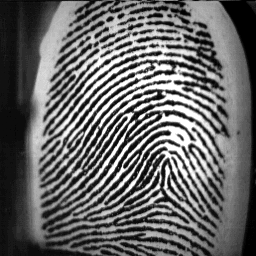
#> input picture FP DB (subset)/1_1.BMP, 256 x 256 px, found by its file name
$ python Binarizer.py
#> lines starting #> are read from the running program, lines starting #| are printed output that depends on the picture; after the words box and inside, x2 and y2 are one past the last pixel; in counts of white or black regions, pixels touching at a corner belong together
import cv2
import numpy as np

#-----------------------------
class Binarizer:
    def binarize(self, fpImg):
        retval, binImg = cv2.threshold(fpImg, 0, 255, cv2.THRESH_BINARY | cv2.THRESH_OTSU)
        return binImg

#-----------------------------
if __name__ == "__main__":
    img = cv2.imread("FP DB (subset)/1_1.bmp", cv2.IMREAD_GRAYSCALE)
#> img is the input picture: shape (256, 256); min 0, max 255, mean 102.5
    binImg = Binarizer().binarize(img)
#> in binarize, `retval, binImg = cv2.threshold(fpImg, 0, 255, cv2.THRESH_BINARY | cv2...`:
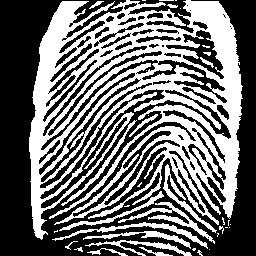
#> binImg: shape (256, 256); 43.2% white; 39 white regions (22 under 20 px), largest, box (x1, y1, x2, y2) and area: (29, 0, 243, 240) 24488, (118, 202, 215, 244) 615, (52, 222, 208, 249) 587
#> in binarize, `retval, binImg = cv2.threshold(fpImg, 0, 255, cv2.THRESH_BINARY | cv2...`: retval = 109
    cv2.imshow("binary", binImg)
    cv2.imwrite('test.bmp',binImg)
    cv2.waitKey()
    cv2.destroyAllWindows()

#-----------------------------

$ run again, with FP DB (subset)/1_2.BMP copied over FP DB (subset)/1_1.BMP
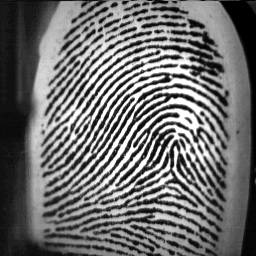
#> input picture FP DB (subset)/1_2.BMP, 256 x 256 px, found by its file name
#> img is the input picture: shape (256, 256); min 0, max 255, mean 110.1
#> in binarize, `retval, binImg = cv2.threshold(fpImg, 0, 255, cv2.THRESH_BINARY | cv2...`:
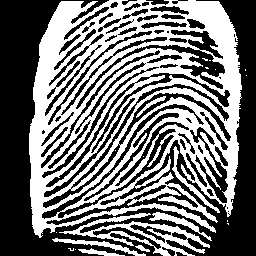
#> binImg: shape (256, 256); 45.3% white; 21 white regions (13 under 20 px), largest, box (x1, y1, x2, y2) and area: (29, 0, 242, 238) 26563, (59, 213, 210, 256) 1738, (52, 238, 146, 256) 366
#> retval = 113

$ run again, with FP DB (subset)/1_3.BMP copied over FP DB (subset)/1_1.BMP
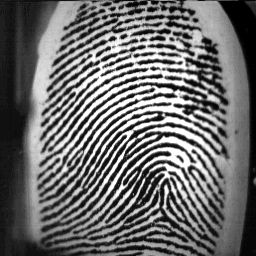
#> input picture FP DB (subset)/1_3.BMP, 256 x 256 px, found by its file name
#> img is the input picture: shape (256, 256); min 0, max 255, mean 107.9
#> in binarize, `retval, binImg = cv2.threshold(fpImg, 0, 255, cv2.THRESH_BINARY | cv2...`:
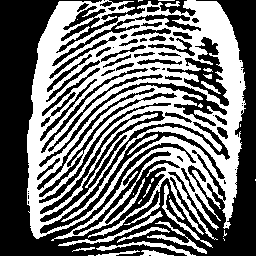
#> binImg: shape (256, 256); 45% white; 30 white regions (13 under 20 px), largest, box (x1, y1, x2, y2) and area: (27, 0, 246, 241) 27135, (58, 211, 163, 246) 366, (96, 241, 196, 256) 339
#> retval = 110

$ run again, with FP DB (subset)/1_4.BMP copied over FP DB (subset)/1_1.BMP
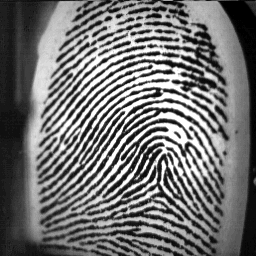
#> input picture FP DB (subset)/1_4.BMP, 256 x 256 px, found by its file name
#> img is the input picture: shape (256, 256); min 0, max 255, mean 114
#> in binarize, `retval, binImg = cv2.threshold(fpImg, 0, 255, cv2.THRESH_BINARY | cv2...`:
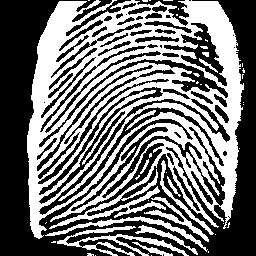
#> binImg: shape (256, 256); 45.1% white; 45 white regions (33 under 20 px), largest, box (x1, y1, x2, y2) and area: (27, 0, 244, 239) 26142, (57, 226, 189, 256) 1040, (45, 216, 208, 252) 668
#> retval = 117
